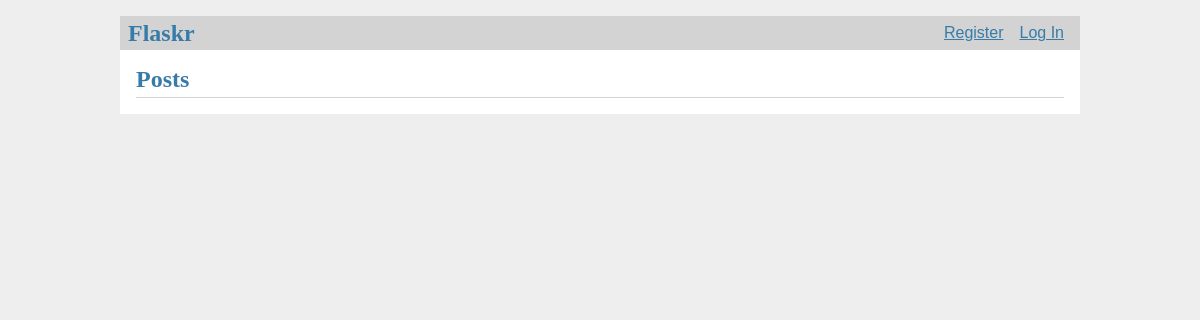
Before: / with the older database file.
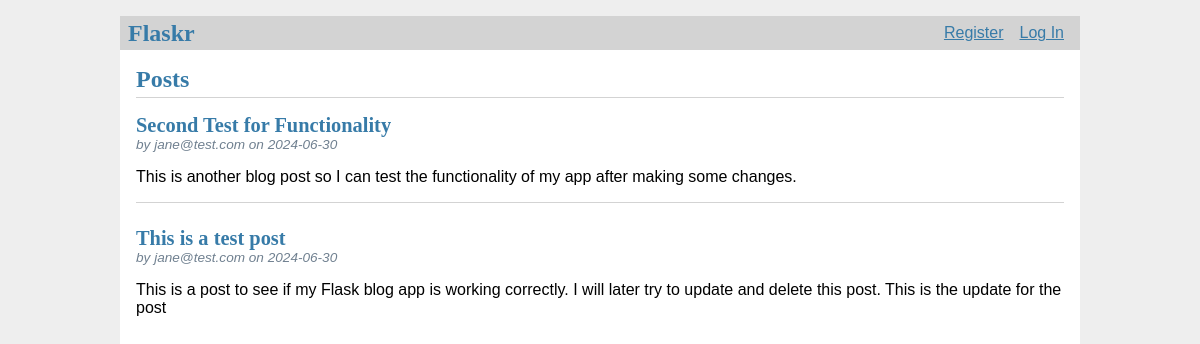
After: the same page with the newer database file.
### tables this page shows
CREATE TABLE post (
  id INTEGER PRIMARY KEY AUTOINCREMENT,
  author_id INTEGER NOT NULL,
  created TIMESTAMP NOT NULL DEFAULT CURRENT_TIMESTAMP,
  title TEXT NOT NULL,
  body TEXT NOT NULL,
  FOREIGN KEY (author_id) REFERENCES user (id)
);

CREATE TABLE user (
  id INTEGER PRIMARY KEY AUTOINCREMENT,
  username TEXT UNIQUE NOT NULL,
  password TEXT NOT NULL
);

### flaskr/blog.py (the view)
@bp.route("/")
def index():
    db = get_db()
    posts = db.execute(
        "SELECT p.id, title, body, created, author_id, username"
        " FROM post p JOIN user u ON p.author_id = u.id"
        " ORDER BY created DESC"
    ).fetchall()
    return render_template("blog/index.html", posts=posts)

### flaskr/auth.py (called while the page is built)
@bp.before_app_request
def load_logged_in_user():
    user_id = session.get("user_id")
    if user_id is None:
        g.user = None
    else:
        g.user = get_db().execute(
            "SELECT * FROM user WHERE id = ?", (user_id,)
        ).fetchone()

### flaskr/db.py (called while the page is built)
def get_db():
    if 'db' not in g:
        g.db = sqlite3.connect(
            current_app.config['DATABASE'],
            detect_types=sqlite3.PARSE_DECLTYPES
        )
        g.db.row_factory = sqlite3.Row
    return g.db

### flaskr/templates/blog/index.html (shortened to what this page needs)
{% extends "base.html" %}
{% block header %}
  <h1>{% block title %}Posts{% endblock %}</h1>
{% endblock %}
{% block content %}
  {% for post in posts %}
    <article class="post">
      <header>
        <div>
          <h1>{{ post["title"] }}</h1>
          <div class="about">by {{ post["username"] }} on {{ post["created"].strftime('%Y-%m-%d') }}</div>
        </div>
      </header>
      <p class="body">{{ post["body"] }}</p>
    </article>
    {% if not loop.last %}
      <hr>
    {% endif %}
  {% endfor %}
{% endblock %}

### flaskr/templates/base.html (shortened to what this page needs)
<!doctype html>
<link rel="stylesheet" href="{{ url_for('static', filename='style.css') }}">
<nav>
  <h1>Flaskr</h1>
  <ul>
    {% if g.user %}
      <li><span>{{ g.user['username'] }}</span>
      <li><a href="{{ url_for('auth.logout') }}">Log Out</a>
    {% else %}
      <li><a href="{{ url_for('auth.register') }}">Register</a>
      <li><a href="{{ url_for('auth.login') }}">Log In</a>
    {% endif %}
  </ul>
</nav>
<section class="content">
  <header>
    {% block header %}{% endblock %}
  </header>
  {% block content %}{% endblock %}
</section>

### flaskr/static/style.css (style rules this page uses)
h1 { font-family: serif; color: #377ba8; margin: 1rem 0; }
a { color: #377ba8; }
hr { border: none; border-top: 1px solid lightgray; }
nav { background: lightgray; display: flex; align-items: center; padding: 0 0.5rem; }
nav h1 { flex: auto; margin: 0; }
nav ul { display: flex; list-style: none; margin: 0; padding: 0; }
nav ul li a, nav ul li span, header .action { display: block; padding: 0.5rem; }
.content { padding: 0 1rem 1rem; }
.content > header { border-bottom: 1px solid lightgray; display: flex; align-items: flex-end; }
.content > header h1 { flex: auto; margin: 1rem 0 0.25rem 0; }
.post > header { display: flex; align-items: flex-end; font-size: 0.85em; }
.post > header > div:first-of-type { flex: auto; }
.post > header h1 { font-size: 1.5em; margin-bottom: 0; }
.post .about { color: slategray; font-style: italic; }
.post .body { white-space: pre-line; }
.content:last-child { margin-bottom: 0; }

Changed rows visible on the page:
added post: title "Second Test for Functionality", username "jane@test.com", created "2024-06-30", body "This is another blog post so I can test the functionality of my app after making some changes."
added post: title "This is a test post", username "jane@test.com", created "2024-06-30", body "This is a post to see if my Flask blog app is working correctly. I will later try to update and delete this post. This is the update for the post"
